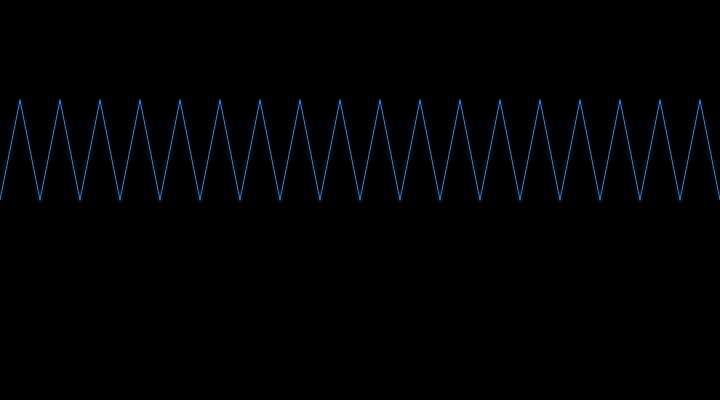
Frame 1 (no input)
Frame 60 (no input): identical to frame 1, image omitted
Frame 120 (the mouse pressed at the canvas centre since frame 60): identical to frame 1, image omitted

The p5.js sketch that drew this single still picture (run headless with seeded random() and noise() and a simulated clock; from frame 60 on, the mouse is pressed at the canvas centre):

// p5.js sketch
// ── sketch.js
/* eslint-disable no-undef, no-unused-vars */
/* I want to be sure that what I write here will be saved in the right place on Github */

function setup() {
  // Sets the screen to be 720 pixels wide and 400 pixels high
  createCanvas(720, 400);
}

function draw() {
  // Set the background to black and turn off the fill color
  background(0);
  noFill();

  // Coordinates are used for drawing all shapes, not just points.
  // Parameters for different functions are used for different
  // purposes. For example, the first two parameters to line()
  // specify the coordinates of the first endpoint and the second
  // two parameters specify the second endpoint
  stroke(0, 153, 255);
  x = 0;
  y = height * 0.5;

  while (x !== width) {
    line(x, y, x + 20, height * 0.25);
    line(x + 20, height * 0.25, x + 40, y);
    x = x + 40;
  }
}
